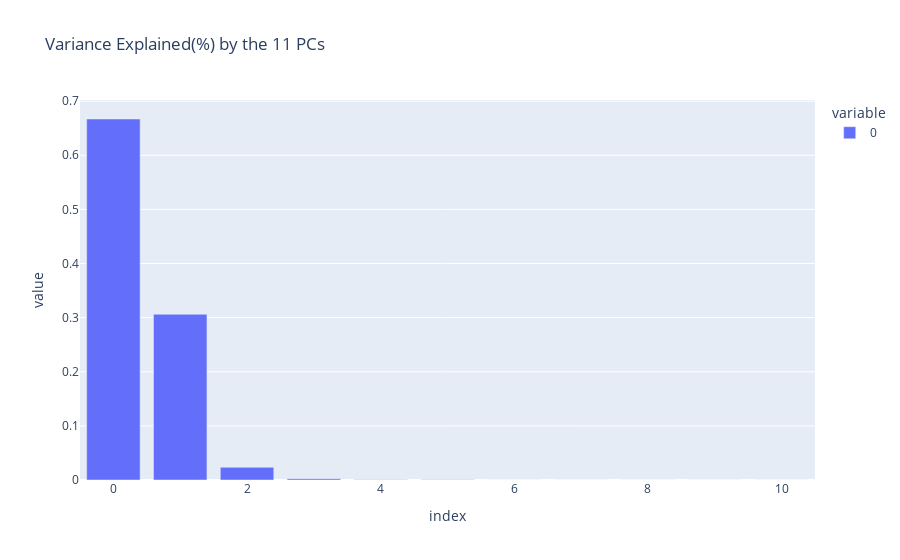

Notebook code cell kept with this figure:
### Code cell
fig2 = px.bar(pca.explained_variance_ratio_, title = "Variance Explained(%) by the 11 PCs")
#fig2.update_xaxes("Eigenvalues")
#fig2.update_yaxes("Explained Proportion")

fig2.show()

### Figure 1 — Plotly figure (JSON) as saved in the notebook; plotly's stock layout.template omitted (floating-point values rounded to 4 significant figures)
{"data": [{"alignmentgroup": "True", "hovertemplate": "variable=0<br>index=%{x}<br>value=%{y}<extra></extra>", "legendgroup": "0", "marker": {"color": "#636efa", "pattern": {"shape": ""}}, "name": "0", "offsetgroup": "0", "orientation": "v", "showlegend": true, "textposition": "auto", "type": "bar", "x": [0, 1, 2, 3, 4, 5, 6, 7, 8, 9, 10], "xaxis": "x", "y": [0.667, 0.3063, 0.02341, 0.002455, 0.0003471, 0.000277, 0.0001179, 7.895e-05, 3.748e-05, 3.407e-05, 1.699e-05], "yaxis": "y"}], "layout": {"barmode": "relative", "legend": {"title": {"text": "variable"}, "tracegroupgap": 0}, "title": {"text": "Variance Explained(%) by the 11 PCs"}, "xaxis": {"anchor": "y", "domain": [0, 1], "title": {"text": "index"}}, "yaxis": {"anchor": "x", "domain": [0, 1], "title": {"text": "value"}}}}
